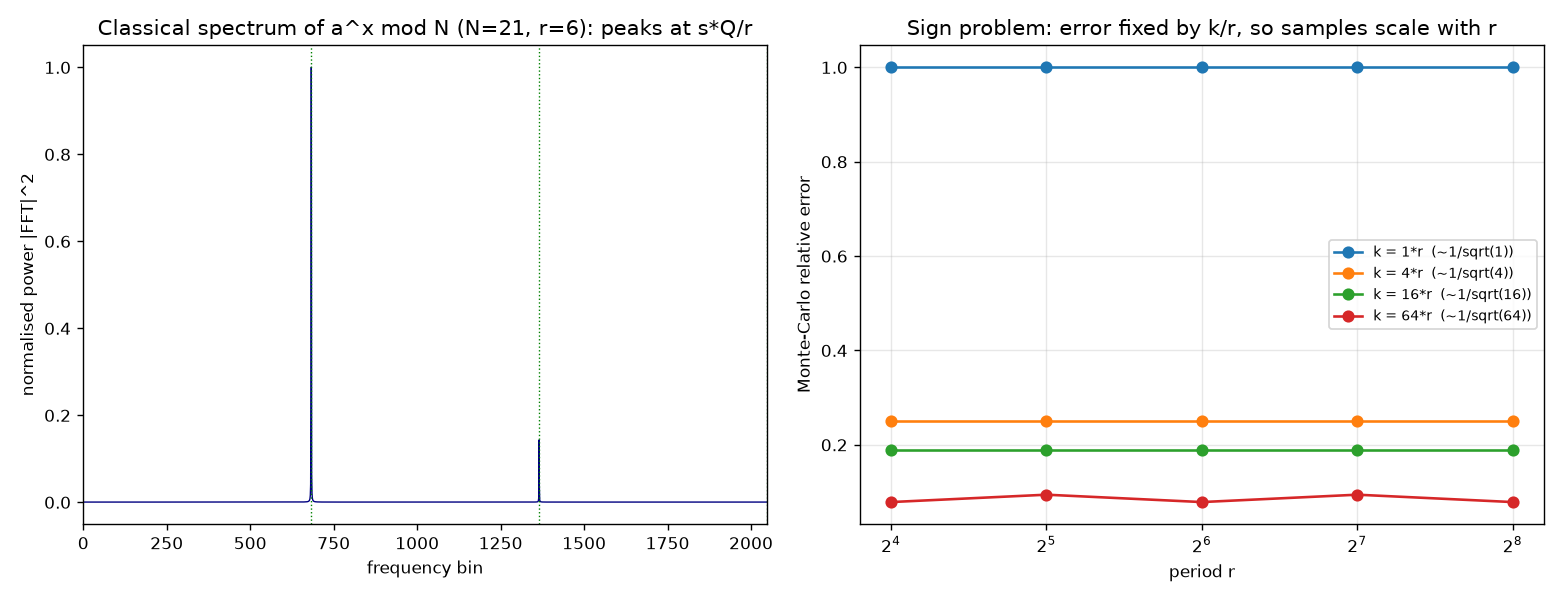

Generate this figure with Python:
#!/usr/bin/env python3
"""Classical waves / complexification: how far does physical interference get you?

The intuition is correct: classical waves (light, sound, images, complex signals)
have phase, coherence and Fourier transforms -- a lens IS an optical FT. So for a
small modulus you can literally read the period off a spectrum analyser. This
script measures where that stops:

  1. A classical power spectrum (what a lens / sound-FFT / interferometer
     produces) of the modexp waveform a^x mod N shows peaks at the period --
     period recovered for small N. Real and runnable.
  2. Estimating the interference sum by complex Monte-Carlo (the "sign / phase
     problem") needs a number of samples that grows with the period r: at k = a*r
     samples the relative error is ~ 1/sqrt(a), INDEPENDENT of r, so to hold the
     error fixed the sample budget must scale with r. Exponential in bit-length.
  3. Mode counting: the spectrum is exactly r-sparse, so a classical M-mode wave
     device needs M >= r resolvable modes. classical wave = C^M, n qubits = C^(2^n).

Complexification is a great representational tool; it is not an exponential
compressor. Run:  python3 classical_wave.py
"""

import math
import random

import numpy as np

from tnshor.numtheory import make_small_order_instance
from tnshor.shor import classical_order, order_from_samples, factor_from_order


def hr(t):
    print("\n" + "=" * 80)
    print(t)
    print("=" * 80)


# ---------------------------------------------------------------------------
# 1. A classical Fourier transform of the modexp waveform recovers the period
# ---------------------------------------------------------------------------
def demo_classical_fft():
    hr("1. Classical FFT of the modexp waveform (small N): the period falls out")
    print("  Treat g(x) = a^x mod N as a real waveform and take its power spectrum")
    print("  |FFT(g)|^2 -- exactly what a lens, an interferometer, or a sound")
    print("  spectrum analyser computes physically. Peaks sit at multiples of Q/r.\n")
    for N, a in [(15, 7), (21, 2), (35, 2)]:
        r = classical_order(a, N)
        Q = 1
        while Q < 8 * N * N:           # enough resolution to separate the peaks
            Q <<= 1
        g = np.array([pow(a, x, N) for x in range(Q)], dtype=float)
        g = g - g.mean()               # drop the DC term so the comb stands out
        spec = np.abs(np.fft.rfft(g)) ** 2
        # collect the spectral peaks and read r off them with the SAME multi-peak
        # continued-fraction step Shor uses (a single peak can be a harmonic s*Q/r
        # with gcd(s,r)>1 -> a divisor; combining peaks recovers r).
        thr = 0.2 * spec[1:].max()
        bins = [b for b in range(1, len(spec)) if spec[b] >= thr]
        r_hat = order_from_samples(bins, {'Q': Q}, N, a)
        fac = factor_from_order(N, a, r_hat) if r_hat else None
        peaks = sorted(set(round(s * Q / r) for s in range(1, r)))[:6]
        print(f"  N={N:>3} a={a}  true r={r:<3} Q={Q:<6} "
              f"spectral peaks @bins {bins[:6]} -> r_hat={r_hat}  factors={fac}")
    print("\n  Yes: for small N a purely classical optical/acoustic FT reads the")
    print("  period. (Generating Q >= r samples of the waveform already costs ~r.)")


# ---------------------------------------------------------------------------
# 2. The sign / phase problem: complex Monte-Carlo variance scales with r
# ---------------------------------------------------------------------------
def mc_peak_relerr(r, Q, k, trials, rng):
    """Monte-Carlo estimate of the s=1 interference peak of the period-r comb.

    Peak coefficient  S = (1/Q) sum_x omega^{m* x} w(x),  w(x)=[r | x],
    m* = Q/r, true value 1/r.  Estimate by sampling k random x.  Returns median
    relative error over `trials`.
    """
    m_star = Q / r
    errs = []
    true = 1.0 / r
    for _ in range(trials):
        xs = rng.integers(0, Q, size=k)
        w = (xs % r == 0)
        terms = np.exp(2j * np.pi * m_star * xs[w] / Q)
        est = terms.sum() / k          # (1/Q) sum -> with uniform sampling /k
        errs.append(abs(est - true) / true)
    return float(np.median(errs))


def demo_sign_problem():
    hr("2. The sign / phase problem: Monte-Carlo samples must scale with r")
    print("  Estimate one interference peak (true height 1/r) by complex Monte-Carlo.")
    print("  Relative error at k = a*r samples is ~ 1/sqrt(a) for EVERY r -- so the")
    print("  sample budget to hold the error fixed grows linearly with the period.\n")
    Q = 1 << 16
    rng = np.random.default_rng(0)
    print(f"  {'r':>5}  " + "  ".join(f"k={al}*r" for al in (1, 4, 16, 64)))
    rows = []
    for r in [16, 32, 64, 128, 256]:
        cells = []
        for al in (1, 4, 16, 64):
            e = mc_peak_relerr(r, Q, al * r, trials=200, rng=rng)
            cells.append(e)
        rows.append((r, cells))
        print(f"  {r:>5}  " + "  ".join(f"{e:>6.2f}" for e in cells))
    print("\n  Each column is ~constant down the rows (error depends on a, not r):")
    print("  k must scale with r to keep accuracy. To resolve the peak AMPLITUDE")
    print("  (1/r) against phase-cancellation noise (1/sqrt k) needs k ~ r^2 -- the")
    print("  full sign problem. Either way it is exponential in the bit-length.")
    return rows


# ---------------------------------------------------------------------------
# 3. Mode counting:  classical wave = C^M,  n qubits = C^(2^n)
# ---------------------------------------------------------------------------
def demo_mode_counting():
    hr("3. Mode counting: how many physical wave modes does the comb need?")
    print("  The post-QFT spectrum is exactly r-sparse (r peaks). A classical wave")
    print("  with M modes lives in C^M; to carry r distinguishable peaks it needs")
    print("  M >= r resolvable modes. n qubits live in C^(2^n).\n")
    print(f"  {'bits(N)':>8} {'period r (~N)':>14} {'wave modes needed':>18} "
          f"{'qubit Hilbert dim':>18}")
    for bits in [16, 32, 64, 1024, 2048]:
        r = f"~2^{bits-1}"
        print(f"  {bits:>8} {r:>14} {('~2^%d' % (bits-1)):>18} {('2^%d' % (3*bits)):>18}")
    print("\n  Complexification doubles storage (Re+Im); it does not shrink the mode")
    print("  count. A random RSA comb needs ~2^(bits-1) classical modes -- exactly")
    print("  the chi = r wall in a different costume.")


def make_plot(sign_rows):
    try:
        import matplotlib
        matplotlib.use("Agg")
        import matplotlib.pyplot as plt
    except Exception as e:  # pragma: no cover
        print(f"\n(matplotlib unavailable: {e}; skipping figure)")
        return None
    fig, ax = plt.subplots(1, 2, figsize=(12.5, 4.8))

    # left: the classical power spectrum a spectrum analyser would see (N=21)
    N, a = 21, 2
    r = classical_order(a, N)
    Q = 1
    while Q < 8 * N * N:
        Q <<= 1
    g = np.array([pow(a, x, N) for x in range(Q)], dtype=float)
    g = g - g.mean()
    spec = np.abs(np.fft.rfft(g)) ** 2
    spec = spec / spec.max()
    ax[0].plot(np.arange(len(spec)), spec, color="navy", lw=0.8)
    for s in range(1, r):
        ax[0].axvline(s * Q / r, color="green", ls=":", lw=0.8)
    ax[0].set_xlim(0, Q // 2)
    ax[0].set_xlabel("frequency bin")
    ax[0].set_ylabel("normalised power |FFT|^2")
    ax[0].set_title(f"Classical spectrum of a^x mod N (N=21, r={r}): peaks at s*Q/r")

    # right: sign-problem -- relative error vs r at fixed k=a*r (flat lines)
    rs = [row[0] for row in sign_rows]
    for j, al in enumerate((1, 4, 16, 64)):
        errs = [row[1][j] for row in sign_rows]
        ax[1].plot(rs, errs, "o-", label=f"k = {al}*r  (~1/sqrt({al}))")
    ax[1].set_xscale("log", base=2)
    ax[1].set_xlabel("period r")
    ax[1].set_ylabel("Monte-Carlo relative error")
    ax[1].set_title("Sign problem: error fixed by k/r, so samples scale with r")
    ax[1].legend(fontsize=8)
    ax[1].grid(alpha=0.3)

    fig.tight_layout()
    out = "classical_wave.png"
    fig.savefig(out, dpi=125)
    print(f"\nFigure written: {out}")
    return out


def main():
    np.set_printoptions(precision=4, suppress=True)
    demo_classical_fft()
    rows = demo_sign_problem()
    demo_mode_counting()
    make_plot(rows)
    hr("Verdict -- can classical physical interference do Shor's order finding?")
    print("""  Your reasoning holds, measured:
    * Classical optics / sound / images DO interfere and Fourier-transform; for
      small N a real power spectrum reads the period straight off.
    * Complexification (Re+Im, phase, FFT) is a powerful representation and gives
      genuine speedups on STRUCTURED data (sparse spectra, low rank, convolution).
    * But it is not an exponential compressor. Sampling the interference (complex
      Monte-Carlo) hits the sign/phase problem: the sample budget grows with r
      (linearly to detect, ~r^2 to resolve the amplitude). And the comb needs r
      resolvable wave modes -- C^M with M ~ r, not C^(2^n) for free.
  The quantum advantage is not "having interference"; it is holding 2^n
  phase-coherent, entangled computation paths in a compact physical system and
  interfering them once with the QFT. Classical waves have the interference but
  not the compact exponential state space -- unless the modexp structure itself
  compresses (small / smooth / low-bond-dimension r), which is the open door and
  the only known classical wins.""")


if __name__ == "__main__":
    main()
